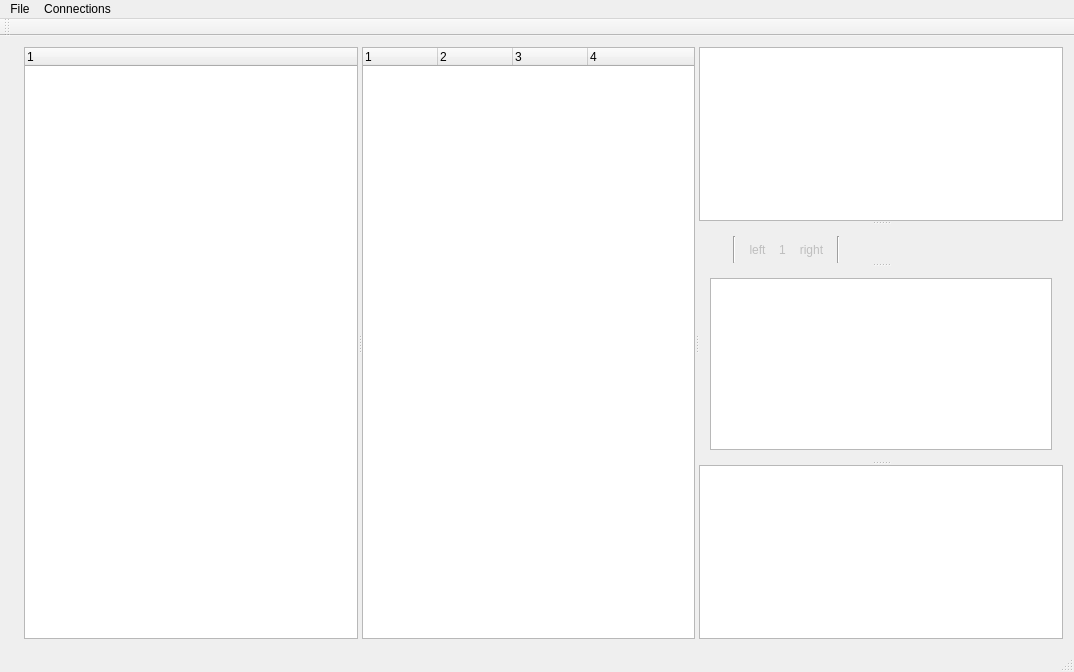
<?xml version="1.0" encoding="UTF-8"?>
<ui version="4.0">
 <class>ODBC_QueryClass</class>
 <widget class="QMainWindow" name="ODBC_QueryClass">
  <property name="geometry">
   <rect>
    <x>0</x>
    <y>0</y>
    <width>1074</width>
    <height>672</height>
   </rect>
  </property>
  <property name="windowTitle">
   <string>ODBC_Query</string>
  </property>
  <property name="windowIcon">
   <iconset resource="odbc_query.qrc">
    <normaloff>:/ODBC_Query/Resources/database_icon.ico</normaloff>:/ODBC_Query/Resources/database_icon.ico</iconset>
  </property>
  <widget class="QWidget" name="CentralWidget">
   <layout class="QHBoxLayout" name="horizontalLayout">
    <item>
     <widget class="QLabel" name="StatusLabel">
      <property name="text">
       <string/>
      </property>
     </widget>
    </item>
    <item>
     <widget class="QSplitter" name="MainHorizontalSplitter">
      <property name="orientation">
       <enum>Qt::Horizontal</enum>
      </property>
      <widget class="QSplitter" name="HorizontalSplitter">
       <property name="orientation">
        <enum>Qt::Horizontal</enum>
       </property>
       <widget class="QTreeWidget" name="TableTreeWidget">
        <property name="alternatingRowColors">
         <bool>true</bool>
        </property>
        <property name="indentation">
         <number>0</number>
        </property>
        <property name="itemsExpandable">
         <bool>false</bool>
        </property>
        <property name="expandsOnDoubleClick">
         <bool>false</bool>
        </property>
        <column>
         <property name="text">
          <string notr="true">1</string>
         </property>
        </column>
       </widget>
       <widget class="QTreeWidget" name="FieldTreeWidget">
        <property name="alternatingRowColors">
         <bool>true</bool>
        </property>
        <property name="indentation">
         <number>0</number>
        </property>
        <property name="itemsExpandable">
         <bool>false</bool>
        </property>
        <property name="expandsOnDoubleClick">
         <bool>false</bool>
        </property>
        <property name="columnCount">
         <number>4</number>
        </property>
        <attribute name="headerDefaultSectionSize">
         <number>75</number>
        </attribute>
        <column>
         <property name="text">
          <string notr="true">1</string>
         </property>
        </column>
        <column>
         <property name="text">
          <string notr="true">2</string>
         </property>
        </column>
        <column>
         <property name="text">
          <string notr="true">3</string>
         </property>
        </column>
        <column>
         <property name="text">
          <string notr="true">4</string>
         </property>
        </column>
       </widget>
      </widget>
      <widget class="QSplitter" name="VerticalSplitter">
       <property name="orientation">
        <enum>Qt::Vertical</enum>
       </property>
       <widget class="ODBC_TableView" name="SQLResultTableView">
        <property name="font">
         <font>
          <pointsize>8</pointsize>
          <kerning>true</kerning>
         </font>
        </property>
        <property name="frameShape">
         <enum>QFrame::StyledPanel</enum>
        </property>
        <property name="frameShadow">
         <enum>QFrame::Sunken</enum>
        </property>
        <property name="midLineWidth">
         <number>1</number>
        </property>
        <property name="alternatingRowColors">
         <bool>true</bool>
        </property>
        <property name="sortingEnabled">
         <bool>true</bool>
        </property>
        <attribute name="verticalHeaderDefaultSectionSize">
         <number>20</number>
        </attribute>
       </widget>
       <widget class="QWidget" name="horizontalLayoutWidget">
        <layout class="QHBoxLayout" name="HorizontalLayout_3" stretch="0,0,0,0,0,0,0">
         <property name="spacing">
          <number>6</number>
         </property>
         <property name="sizeConstraint">
          <enum>QLayout::SetDefaultConstraint</enum>
         </property>
         <property name="leftMargin">
          <number>0</number>
         </property>
         <property name="bottomMargin">
          <number>0</number>
         </property>
         <item>
          <widget class="QToolButton" name="ExecuteToolButton">
           <property name="enabled">
            <bool>false</bool>
           </property>
           <property name="sizePolicy">
            <sizepolicy hsizetype="Fixed" vsizetype="Fixed">
             <horstretch>0</horstretch>
             <verstretch>0</verstretch>
            </sizepolicy>
           </property>
           <property name="toolTip">
            <string>&lt;F5&gt; Executes the entered SQL statement</string>
           </property>
           <property name="layoutDirection">
            <enum>Qt::LeftToRight</enum>
           </property>
           <property name="text">
            <string/>
           </property>
           <property name="icon">
            <iconset resource="odbc_query.qrc">
             <normaloff>:/ODBC_Query/Resources/play_icon.png</normaloff>:/ODBC_Query/Resources/play_icon.png</iconset>
           </property>
           <property name="iconSize">
            <size>
             <width>20</width>
             <height>20</height>
            </size>
           </property>
           <property name="checkable">
            <bool>false</bool>
           </property>
           <property name="autoRaise">
            <bool>true</bool>
           </property>
          </widget>
         </item>
         <item>
          <widget class="Line" name="Line">
           <property name="windowModality">
            <enum>Qt::NonModal</enum>
           </property>
           <property name="enabled">
            <bool>true</bool>
           </property>
           <property name="orientation">
            <enum>Qt::Vertical</enum>
           </property>
          </widget>
         </item>
         <item>
          <widget class="QToolButton" name="LeftToolButton">
           <property name="enabled">
            <bool>false</bool>
           </property>
           <property name="text">
            <string>left</string>
           </property>
           <property name="icon">
            <iconset resource="odbc_query.qrc">
             <normaloff>:/ODBC_Query/Resources/left_arrow.png</normaloff>:/ODBC_Query/Resources/left_arrow.png</iconset>
           </property>
           <property name="iconSize">
            <size>
             <width>20</width>
             <height>20</height>
            </size>
           </property>
           <property name="autoRaise">
            <bool>true</bool>
           </property>
          </widget>
         </item>
         <item>
          <widget class="QLabel" name="CurrentStatementLabel">
           <property name="enabled">
            <bool>false</bool>
           </property>
           <property name="text">
            <string>1</string>
           </property>
          </widget>
         </item>
         <item>
          <widget class="QToolButton" name="RightToolButton">
           <property name="enabled">
            <bool>false</bool>
           </property>
           <property name="text">
            <string>right</string>
           </property>
           <property name="icon">
            <iconset resource="odbc_query.qrc">
             <normaloff>:/ODBC_Query/Resources/right_arrow.png</normaloff>:/ODBC_Query/Resources/right_arrow.png</iconset>
           </property>
           <property name="iconSize">
            <size>
             <width>20</width>
             <height>20</height>
            </size>
           </property>
           <property name="autoRaise">
            <bool>true</bool>
           </property>
          </widget>
         </item>
         <item>
          <widget class="Line" name="Line_2">
           <property name="orientation">
            <enum>Qt::Vertical</enum>
           </property>
          </widget>
         </item>
         <item>
          <spacer name="HorizontalSpacer">
           <property name="orientation">
            <enum>Qt::Horizontal</enum>
           </property>
           <property name="sizeHint" stdset="0">
            <size>
             <width>40</width>
             <height>20</height>
            </size>
           </property>
          </spacer>
         </item>
        </layout>
       </widget>
       <widget class="QWidget" name="layoutWidget">
        <layout class="QHBoxLayout" name="HorizontalLayout">
         <item>
          <widget class="QTextEdit" name="SQLCommandTextEdit"/>
         </item>
        </layout>
       </widget>
       <widget class="QTextBrowser" name="SQLLogTextBrowser">
        <property name="readOnly">
         <bool>true</bool>
        </property>
       </widget>
      </widget>
     </widget>
    </item>
   </layout>
  </widget>
  <widget class="QMenuBar" name="MenuBar">
   <property name="geometry">
    <rect>
     <x>0</x>
     <y>0</y>
     <width>1074</width>
     <height>21</height>
    </rect>
   </property>
   <widget class="QMenu" name="MenuFile">
    <property name="title">
     <string>File</string>
    </property>
    <addaction name="ActionExit"/>
   </widget>
   <widget class="QMenu" name="MenuConnections">
    <property name="title">
     <string>Connections</string>
    </property>
    <widget class="QMenu" name="MenuOpen_connections">
     <property name="enabled">
      <bool>false</bool>
     </property>
     <property name="title">
      <string>Open connections...</string>
     </property>
    </widget>
    <addaction name="ActionNew_Connection"/>
    <addaction name="MenuOpen_connections"/>
    <addaction name="ActionClose_all_connections"/>
   </widget>
   <addaction name="MenuFile"/>
   <addaction name="MenuConnections"/>
  </widget>
  <widget class="QStatusBar" name="StatusBar"/>
  <widget class="QToolBar" name="toolBar">
   <property name="windowTitle">
    <string>toolBar</string>
   </property>
   <attribute name="toolBarArea">
    <enum>TopToolBarArea</enum>
   </attribute>
   <attribute name="toolBarBreak">
    <bool>false</bool>
   </attribute>
  </widget>
  <action name="ActionExit">
   <property name="text">
    <string>Exit</string>
   </property>
  </action>
  <action name="ActionNew_Connection">
   <property name="text">
    <string>New connection</string>
   </property>
  </action>
  <action name="ActionClose_all_connections">
   <property name="text">
    <string>Close all connections</string>
   </property>
  </action>
  <action name="actionTest">
   <property name="text">
    <string>test</string>
   </property>
  </action>
 </widget>
 <layoutdefault spacing="6" margin="11"/>
 <customwidgets>
  <customwidget>
   <class>ODBC_TableView</class>
   <extends>QTableView</extends>
   <header>ODBC_TableView.h</header>
  </customwidget>
 </customwidgets>
 <resources>
  <include location="odbc_query.qrc"/>
 </resources>
 <connections/>
</ui>
